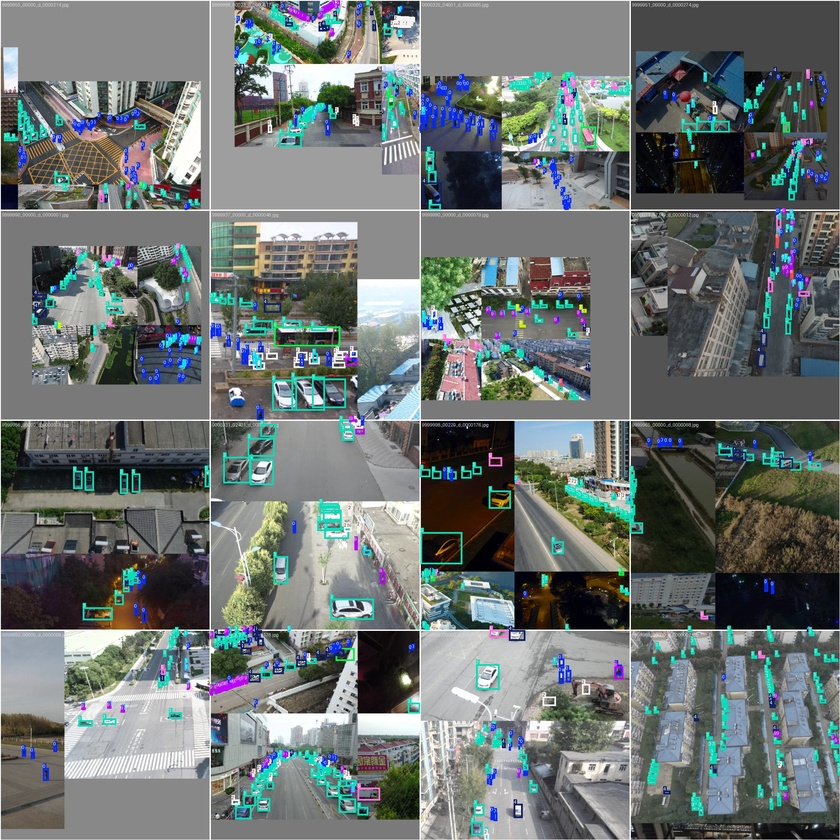
#> input picture Experimental Data/train_batch0.jpg, 840 x 840 px, shrunk from 1920 x 1920 before the run
$ python -i Opt_Flow.py   (imports and definitions only)
#> lines starting #> are read from the running program, lines starting #| are printed output that depends on the picture
import cv2
import numpy as np
import math


class MaskedOpticalFlow:
    """
    掩码光流计算类 - 用于无人机场景下目标跟踪，分离目标运动与背景运动
    """

    def __init__(self, max_corners=100, quality_level=0.01, min_distance=10,
                 block_size=3, detection_dilation=10, ransac_threshold=3.0):
        """
        初始化光流计算器

        参数:
            max_corners: 特征点最大数量
            quality_level: 特征点质量阈值
            min_distance: 特征点最小距离
            block_size: 特征点计算窗口大小
            detection_dilation: 检测框膨胀像素数
            ransac_threshold: RANSAC算法阈值（用于稳定位移估计）
        """
        # 特征点检测参数
        self.max_corners = max_corners
        self.quality_level = quality_level
        self.min_distance = min_distance
        self.block_size = block_size
        self.detection_dilation = detection_dilation
        self.ransac_threshold = ransac_threshold

        # 状态变量
        self.prev_gray = None
        self.prev_points = None
        self.mask_border_ratio = 0.05

        # 光流计算参数
        self.lk_params = dict(
            winSize=(15, 15),
            maxLevel=2,
            criteria=(cv2.TERM_CRITERIA_EPS | cv2.TERM_CRITERIA_COUNT, 10, 0.03)
        )

    def reset(self):
        """重置计算状态"""
        self.prev_gray = None
        self.prev_points = None

    def _create_detection_mask(self, shape, detections):
        """创建检测框掩码 - 将检测到的目标区域排除"""
        h, w = shape[:2]
        mask = np.ones((h, w), dtype=np.uint8) * 255

        if detections is None or len(detections) == 0:
            return mask

        for det in detections:
            if len(det) == 4:
                x1, y1, x2, y2 = map(int, det)

                # 膨胀检测框
                x1 = max(0, x1 - self.detection_dilation)
                y1 = max(0, y1 - self.detection_dilation)
                x2 = min(w, x2 + self.detection_dilation)
                y2 = min(h, y2 + self.detection_dilation)

                # 将检测框区域置为0
                mask[y1:y2, x1:x2] = 0

        return mask

    def _create_border_mask(self, shape):
        """创建边缘掩码 - 排除图像边缘区域"""
        h, w = shape[:2]
        mask = np.ones((h, w), dtype=np.uint8) * 255

        border_h = int(h * self.mask_border_ratio)
        border_w = int(w * self.mask_border_ratio)

        # 设置边缘区域为0
        mask[:border_h, :] = 0
        mask[h - border_h:, :] = 0
        mask[:, :border_w] = 0
        mask[:, w - border_w:] = 0

        return mask

    def _create_combined_mask(self, shape, detections):
        """创建组合掩码（边缘+检测框）"""
        detection_mask = self._create_detection_mask(shape, detections)
        border_mask = self._create_border_mask(shape)
        return cv2.bitwise_and(detection_mask, border_mask)

    def compute(self, frame, detections=None):
        """
        计算光流，排除检测框区域，只计算背景运动的平移向量和速度

        参数:
            frame: 输入图像
            detections: 检测框列表 [[x1, y1, x2, y2], ...]

        返回:
            result: 包含以下字段的字典:
                - masked_frame: 应用掩码后的图像
                - detection_mask: 检测框掩码
                - combined_mask: 组合掩码
                - flow_vectors: 光流向量列表 [(x1, y1, dx, dy), ...]
                - feature_points: 当前帧特征点
                - translation_vector: (dx, dy) 平移向量
                - speed: 速度大小
                - is_valid: 结果是否有效
        """
        # 默认结果字典
        result = {
            'masked_frame': None,
            'detection_mask': None,
            'combined_mask': None,
            'flow_vectors': [],
            'feature_points': None,
            'translation_vector': (0, 0),
            'speed': 0,
            'is_valid': False
        }

        if frame is None:
            return result

        # 转为灰度图
        if len(frame.shape) == 3:
            gray = cv2.cvtColor(frame, cv2.COLOR_BGR2GRAY)
            color_frame = frame.copy()
        else:
            gray = frame.copy()
            color_frame = cv2.cvtColor(gray, cv2.COLOR_GRAY2BGR)

        # 创建掩码
        detection_mask = self._create_detection_mask(frame.shape, detections)
        combined_mask = self._create_combined_mask(frame.shape, detections)

        # 创建掩码图像（将检测框区域置为0）
        masked_frame = color_frame.copy()
        masked_frame[detection_mask == 0] = 0

        # 更新结果
        result['masked_frame'] = masked_frame
        result['detection_mask'] = detection_mask
        result['combined_mask'] = combined_mask

        # 首次调用或图像尺寸变化，初始化状态
        if self.prev_gray is None or self.prev_gray.shape != gray.shape:
            self.reset()
            self.prev_gray = gray.copy()

            # 在有效区域检测特征点
            try:
                self.prev_points = cv2.goodFeaturesToTrack(
                    gray,
                    maxCorners=self.max_corners,
                    qualityLevel=self.quality_level,
                    minDistance=self.min_distance,
                    blockSize=self.block_size,
                    mask=combined_mask
                )

                if self.prev_points is not None:
                    result['feature_points'] = self.prev_points.reshape(-1, 2)
            except Exception as e:
                print(f"特征点检测错误: {e}")

            return result

        # 确保有特征点可跟踪
        if self.prev_points is None or len(self.prev_points) < 10:
            # 重新检测特征点
            try:
                self.prev_points = cv2.goodFeaturesToTrack(
                    self.prev_gray,
                    maxCorners=self.max_corners,
                    qualityLevel=self.quality_level,
                    minDistance=self.min_distance,
                    blockSize=self.block_size,
                    mask=combined_mask
                )

                if self.prev_points is None or len(self.prev_points) < 10:
                    self.prev_gray = gray.copy()
                    return result
            except Exception as e:
                print(f"特征点重新检测错误: {e}")
                self.prev_gray = gray.copy()
                return result

        # 计算光流
        try:
            curr_points, status, error = cv2.calcOpticalFlowPyrLK(
                self.prev_gray, gray,
                self.prev_points, None,
                **self.lk_params
            )
        except cv2.error as e:
            print(f"光流计算错误: {e}")
            self.reset()
            self.prev_gray = gray.copy()
            return result

        # 筛选有效点
        status = status.ravel()
        valid_indices = np.where(status == 1)[0]

        if len(valid_indices) < 10:
            self.prev_gray = gray.copy()
            # 重新检测特征点
            self.prev_points = cv2.goodFeaturesToTrack(
                gray,
                maxCorners=self.max_corners,
                qualityLevel=self.quality_level,
                minDistance=self.min_distance,
                blockSize=self.block_size,
                mask=combined_mask
            )

            if self.prev_points is not None:
                result['feature_points'] = self.prev_points.reshape(-1, 2)

            return result

        prev_valid_points = self.prev_points[valid_indices].reshape(-1, 2)
        curr_valid_points = curr_points[valid_indices].reshape(-1, 2)

        # 额外过滤：检查当前点是否在目标区域外
        valid_mask = np.zeros(len(curr_valid_points), dtype=bool)
        for i, (x, y) in enumerate(curr_valid_points):
            x_int, y_int = int(x), int(y)
            if 0 <= x_int < gray.shape[1] and 0 <= y_int < gray.shape[0]:
                if detection_mask[y_int, x_int] == 255:  # 点在有效区域
                    valid_mask[i] = True

        # 应用额外过滤
        if np.sum(valid_mask) < 10:
            self.prev_gray = gray.copy()
            # 重新检测特征点
            self.prev_points = cv2.goodFeaturesToTrack(
                gray,
                maxCorners=self.max_corners,
                qualityLevel=self.quality_level,
                minDistance=self.min_distance,
                blockSize=self.block_size,
                mask=combined_mask
            )

            if self.prev_points is not None:
                result['feature_points'] = self.prev_points.reshape(-1, 2)

            return result

        prev_valid_points = prev_valid_points[valid_mask]
        curr_valid_points = curr_valid_points[valid_mask]

        # 计算光流向量
        flow_vectors = []
        for i in range(len(prev_valid_points)):
            x1, y1 = prev_valid_points[i]
            x2, y2 = curr_valid_points[i]
            dx, dy = x2 - x1, y2 - y1
            flow_vectors.append((x1, y1, dx, dy))

        result['flow_vectors'] = flow_vectors
        result['feature_points'] = curr_valid_points

        # 使用RANSAC估计仿射变换 - 这比简单平均所有点位移更稳健
        # 仿射变换矩阵能提供一个整体性的位移估计，减少异常点的影响
        try:
            affine_matrix, inliers = cv2.estimateAffinePartial2D(
                prev_valid_points, curr_valid_points,
                method=cv2.RANSAC,
                ransacReprojThreshold=self.ransac_threshold
            )
        except Exception as e:
            print(f"仿射变换估计错误: {e}")
            affine_matrix = None

        if affine_matrix is not None:
            # 从仿射变换矩阵中提取平移分量
            # affine_matrix[:, 2]包含x和y方向的平移量
            translation = affine_matrix[:, 2]

            # 计算速度和方向
            tx, ty = float(translation[0]), float(translation[1])
            speed = math.sqrt(tx ** 2 + ty ** 2)

            # 更新结果
            result['translation_vector'] = (tx, ty)
            result['speed'] = float(speed)
            result['is_valid'] = True
        else:
            # 如果仿射变换失败，可以回退到计算平均位移
            if len(flow_vectors) > 0:
                dx_sum = sum(dx for _, _, dx, _ in flow_vectors)
                dy_sum = sum(dy for _, _, _, dy in flow_vectors)
                avg_dx = dx_sum / len(flow_vectors)
                avg_dy = dy_sum / len(flow_vectors)
                speed = math.sqrt(avg_dx ** 2 + avg_dy ** 2)

                result['translation_vector'] = (avg_dx, avg_dy)
                result['speed'] = float(speed)
                result['is_valid'] = True

        # 更新状态
        self.prev_gray = gray.copy()

        # 使用当前有效点作为下一次的跟踪点，或重新检测
        if len(curr_valid_points) < self.max_corners // 2:
            try:
                self.prev_points = cv2.goodFeaturesToTrack(
                    gray,
                    maxCorners=self.max_corners,
                    qualityLevel=self.quality_level,
                    minDistance=self.min_distance,
                    blockSize=self.block_size,
                    mask=combined_mask
                )
            except Exception:
                self.prev_points = curr_valid_points.reshape(-1, 1, 2)
        else:
            self.prev_points = curr_valid_points.reshape(-1, 1, 2)

        return result

>>> import cv2
>>> picture = cv2.imread('../../Experimental Data/train_batch0.jpg')
#> picture is the input picture: shape (840, 840, 3); mean B, G, R 114.5, 115.6, 108.2
>>> result = MaskedOpticalFlow().compute(picture)
#> in compute, `gray = cv2.cvtColor(frame, cv2.COLOR_BGR2GRAY)`:
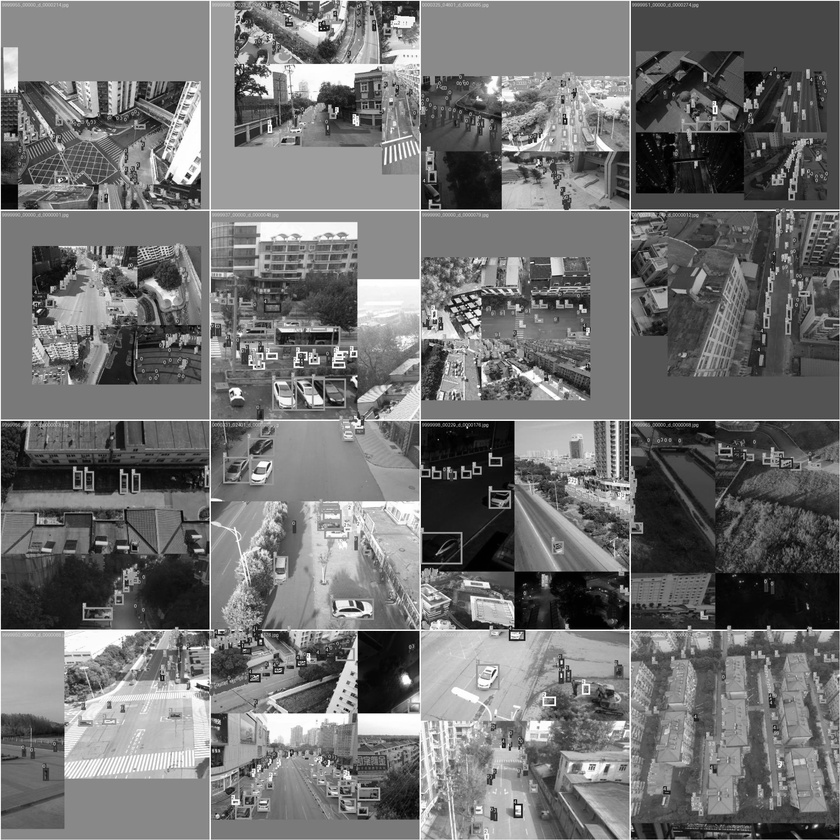
#> gray: shape (840, 840); min 0, max 255, mean 113.3
#> in compute, `self.prev_points = cv2.goodFeaturesToTrack( gray, maxCorners=self.max_..`: self.prev_points = 100 rows, first 8: [260, 640], [535, 141], [208, 628], [232, 391], [196, 686], [251, 362], [421, 208], [334, 365]
#> result = 8 items

$ run again, on Experimental Data/train_batch1.jpg
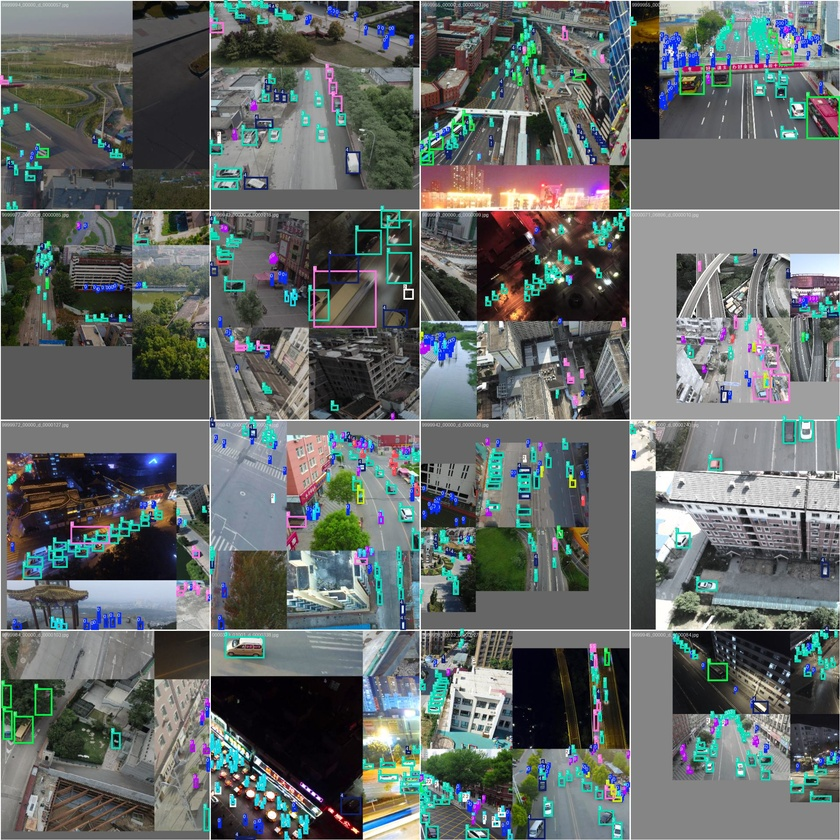
#> input picture Experimental Data/train_batch1.jpg, 840 x 840 px, shrunk from 1920 x 1920 before the run
#> picture is the input picture: shape (840, 840, 3); mean B, G, R 104.8, 105.8, 99.7
#> in compute, `gray = cv2.cvtColor(frame, cv2.COLOR_BGR2GRAY)`:
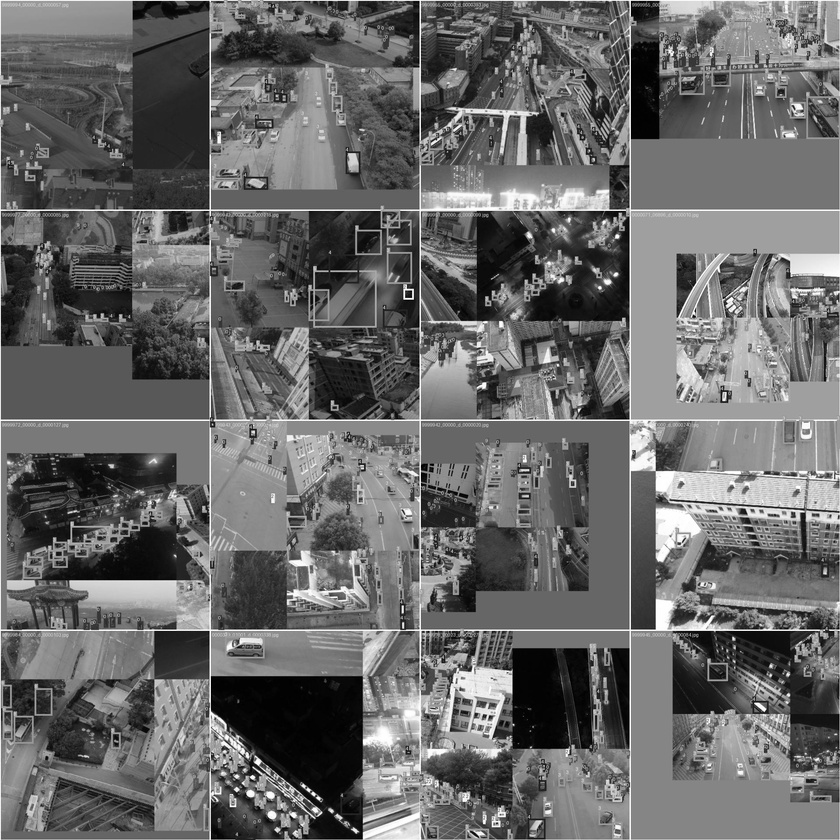
#> gray: shape (840, 840); min 0, max 255, mean 103.9
#> self.prev_points = 100 rows, first 8: [406, 296], [754, 703], [628, 418], [317, 797], [208, 631], [723, 400], [208, 208], [693, 316]
#> result = 8 items

$ run again, on Experimental Data/train_batch2.jpg
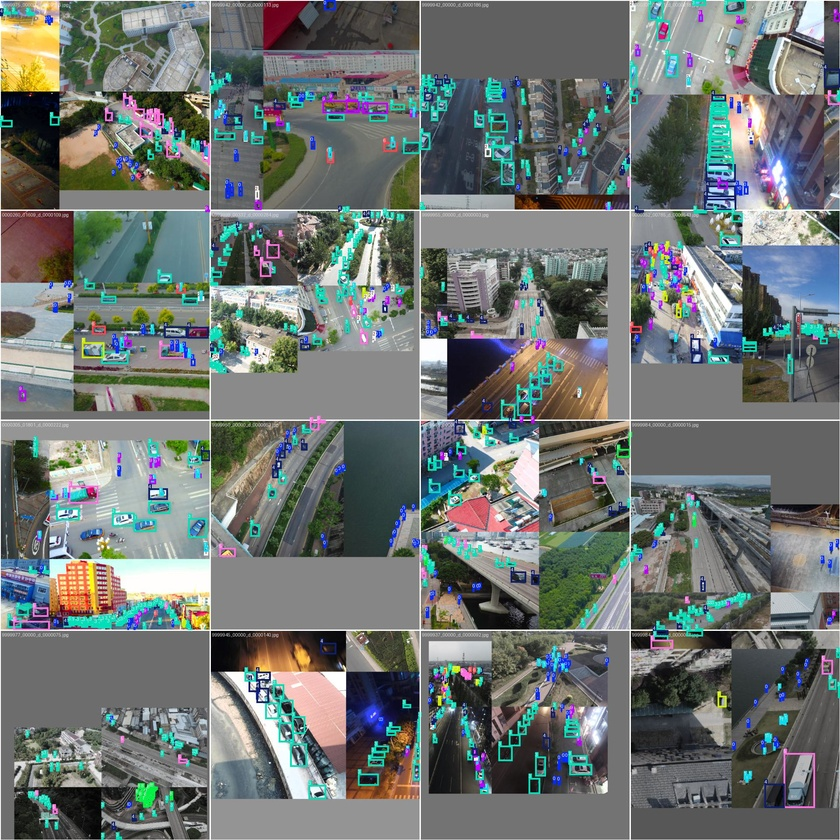
#> input picture Experimental Data/train_batch2.jpg, 840 x 840 px, shrunk from 1920 x 1920 before the run
#> picture is the input picture: shape (840, 840, 3); mean B, G, R 114.3, 116.5, 109.9
#> in compute, `gray = cv2.cvtColor(frame, cv2.COLOR_BGR2GRAY)`:
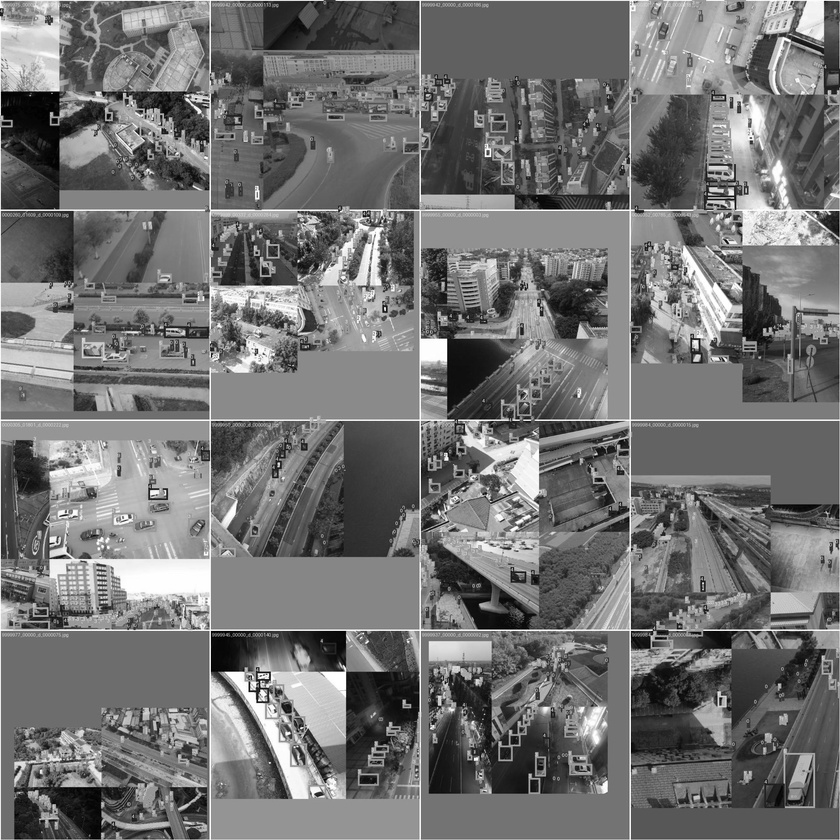
#> gray: shape (840, 840); min 0, max 255, mean 114.3
#> self.prev_points = 100 rows, first 8: [258, 674], [259, 700], [446, 339], [343, 670], [315, 794], [212, 632], [261, 690], [249, 691]
#> result = 8 items

$ run again, on Experimental Data/train_batch510.jpg
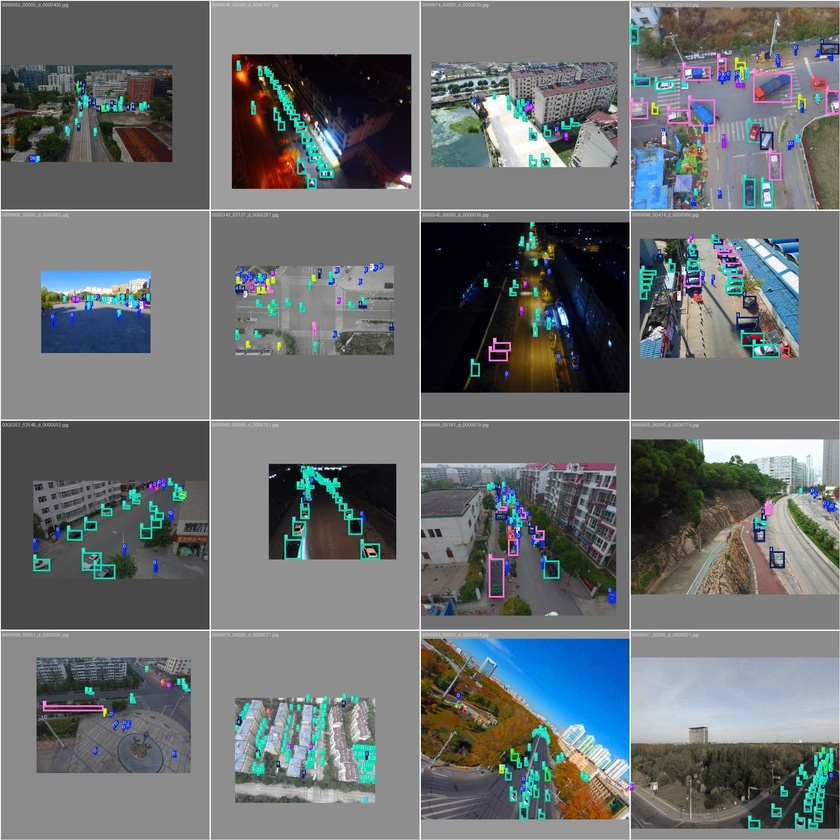
#> input picture Experimental Data/train_batch510.jpg, 840 x 840 px, shrunk from 1920 x 1920 before the run
#> picture is the input picture: shape (840, 840, 3); mean B, G, R 114.2, 112.5, 107.4
#> in compute, `gray = cv2.cvtColor(frame, cv2.COLOR_BGR2GRAY)`:
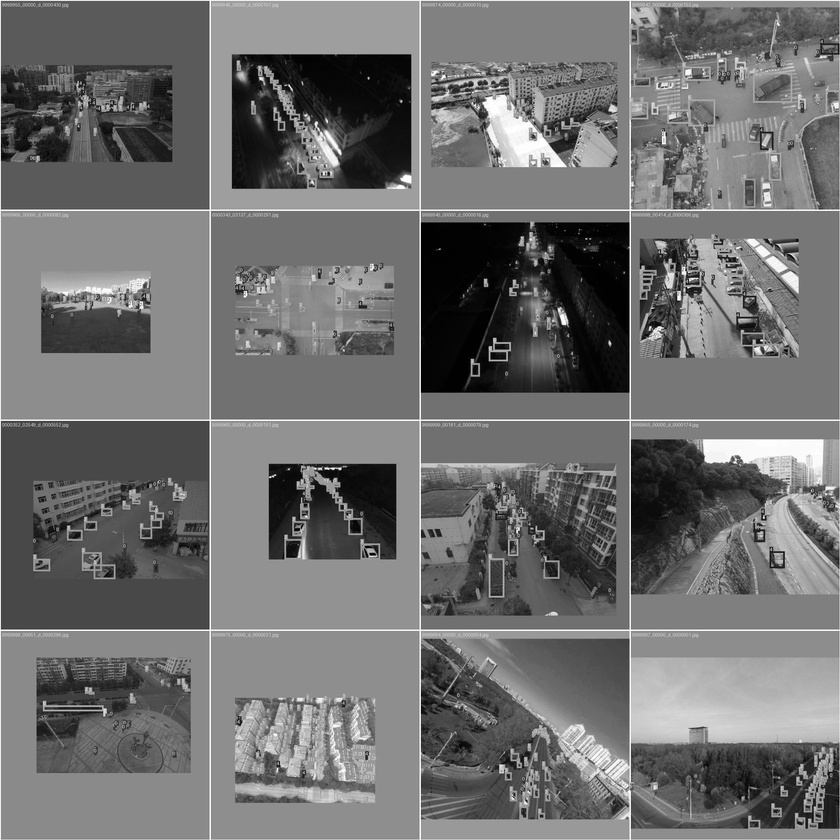
#> gray: shape (840, 840); min 0, max 255, mean 111.2
#> self.prev_points = 100 rows, first 8: [650, 326], [340, 468], [678, 299], [321, 468], [401, 101], [316, 122], [760, 340], [500, 765]
#> result = 8 items
